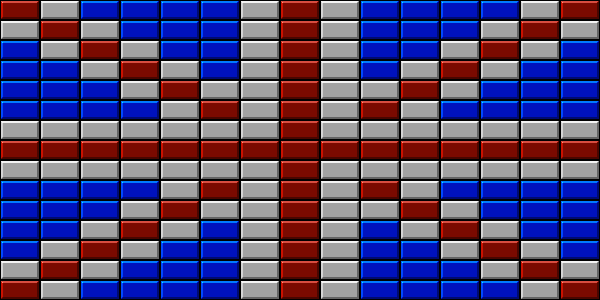

This is a level from a 2D game, rendered from its Tiled map with the project's own tilesets. A one-line summary and the complete map file follow:
An orthogonal 15x15 tile map with 40x20 px tiles, 1 tile layer (Bricks).

<map version="1.10" tiledversion="1.12.2" orientation="orthogonal" renderorder="right-down" width="15" height="15" tilewidth="40" tileheight="20" infinite="0" nextlayerid="1" nextobjectid="1">
 <tileset firstgid="1" source="bricks.tsx" />
 <layer id="1" name="Bricks" width="15" height="15">
  <data encoding="csv">
9,11,8,8,8,8,11,9,11,8,8,8,8,11,9,
11,9,11,8,8,8,11,9,11,8,8,8,11,9,11,
8,11,9,11,8,8,11,9,11,8,8,11,9,11,8,
8,8,11,9,11,8,11,9,11,8,11,9,11,8,8,
8,8,8,11,9,11,11,9,11,11,9,11,8,8,8,
8,8,8,8,11,9,11,9,11,9,11,8,8,8,8,
11,11,11,11,11,11,11,9,11,11,11,11,11,11,11,
9,9,9,9,9,9,9,9,9,9,9,9,9,9,9,
11,11,11,11,11,11,11,9,11,11,11,11,11,11,11,
8,8,8,8,11,9,11,9,11,9,11,8,8,8,8,
8,8,8,11,9,11,11,9,11,11,9,11,8,8,8,
8,8,11,9,11,8,11,9,11,8,11,9,11,8,8,
8,11,9,11,8,8,11,9,11,8,8,11,9,11,8,
11,9,11,8,8,8,11,9,11,8,8,8,11,9,11,
9,11,8,8,8,8,11,9,11,8,8,8,8,11,9
</data>
 </layer>
</map>
